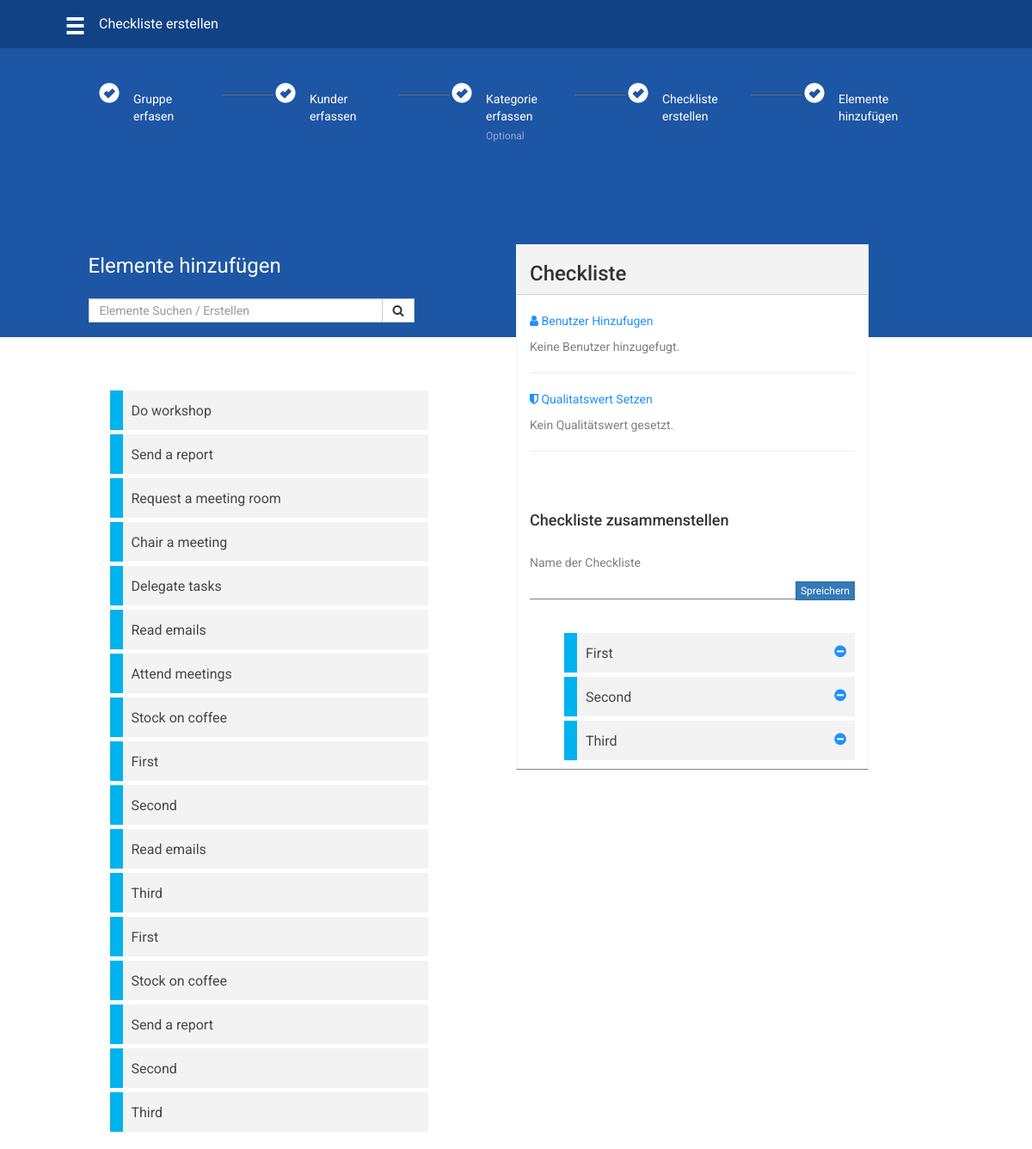
The page / on the database its author committed.
### tables this page shows
CREATE TABLE `tasks` (
  `taskid` int(11) NOT NULL,
  `description` text NOT NULL
);

### inc/connection.php (the view)
<?php
$servername = "127.0.0.1";
$username = "root";
$password = "root";
try {
    $conn = new PDO("mysql:host=$servername;port=8889;dbname=dashboard", $username, $password);
    $conn->setAttribute(PDO::ATTR_ERRMODE, PDO::ERRMODE_EXCEPTION);
    $stmt = $conn->query('SELECT taskid, description FROM tasks');
    while ($row = $stmt->fetch())
    {
        echo "<li class=\"ui-state-default\"><a>" . $row['description'] . "</a></li>";
    }
}
catch(PDOException $e)
{
    echo "Connection failed: " . $e->getMessage();
}

### index.php (shortened to what this page needs)
<html lang="en">
    <head>
        <link rel="stylesheet" href="vendor/twbs/bootstrap/dist/css/bootstrap.css" type="text/css">
        <link rel="stylesheet" href="//code.jquery.com/ui/1.12.1/themes/base/jquery-ui.css">
        <link rel="stylesheet" href="css/style.css" type="text/css">
        <link rel="stylesheet" href="https://maxcdn.bootstrapcdn.com/font-awesome/4.7.0/css/font-awesome.min.css">
    </head>
    <body>
    <div class="container">
    <?php
        include "inc/header.php";
        include "inc/steps.php";
        include "inc/search.php";
        include "inc/checklist.php";
    ?>
    </div>
   </body>
</html>

### inc/header.php (shortened to what this page needs)
<div class="row">
    <div id="newmenu">
        <div class="col-md-2 text-center">
            <span class="glyphicon glyphicon-menu-hamburger glyphicon-align-center"></span>
        </div>
        <div class="col-md-9 text-left">
            <p>Checkliste erstellen</p>
        </div>
    </div>
</div>

### inc/steps.php
<div class="row">
    <div class="col-md-2"></div>
        <div id="steps">
            <div id="content">
            <div class="col-md-1">
                <span class="glyphicon glyphicon-ok-sign"></span>
                <p>Gruppe erfasen</p>
            </div>
            <div class="col-md-1">
                <div class="horizontal-line"><hr></div>
            </div>
            <div class="col-md-1">
                <span class="glyphicon glyphicon-ok-sign"></span>
                <p>Kunder erfassen</p>
            </div>
            <div class="col-md-1">
                <div class="horizontal-line"><hr></div>
            </div>
            <div class="col-md-1">
                <span class="glyphicon glyphicon-ok-sign"></span>
                <p>Kategorie erfassen
                <p class="steps-subtext">Optional</p>
            </div>
            <div class="col-md-1">
                <div class="horizontal-line"><hr></div>
            </div>
            <div class="col-md-1">
                <span class="glyphicon glyphicon-ok-sign"></span>
                <p>Checkliste erstellen</p>
            </div>
            <div class="col-md-1">
                <div class="horizontal-line"><hr></div>
            </div>
            <div class="col-md-1">
                <span class="glyphicon glyphicon-ok-sign"></span>
                <p>Elemente hinzufügen</p>
            </div>
            <div class="col-md-1"></div>
        </div>
    </div>
</div>

### inc/search.php
<div id="title">
    <div class="row">
        <div class="col-md-1"></div>
        <div class="col-md-4">
            Elemente hinzufügen
        </div>
        <div class="col-md-7"></div>
    </div>
</div>
<div id="search">
    <div class="row">
        <div class="col-md-1"></div>
        <div class="col-md-4">
            <div class="input-group search-field">
                <input id="tags" type="text" class="form-control" onkeyup="myFunction()" placeholder="Elemente Suchen / Erstellen">
                <span class="input-group-btn">
                <button id="btn2" class="btn btn-default btn-block" type="button"><i class="fa fa-search" aria-hidden="true"></i></button>
                </span>
            </div>
        </div>
        <div class="col-md-7">
        </div>
    </div>
</div>

### inc/checklist.php (shortened to what this page needs)
<div id="tasks">
    <div class="row">
        <div class="col-md-1"></div>
        <div class="col-md-4">
            <div class="row">
                <ul id="sortable1" class="connectedSortable">
                    <?php include "connection.php" ?>
                    <br>
                </ul>
            </div>
        </div>
        <div class="col-md-1"></div>
        <div id="checklist" class="col-md-4">
            <div id="main-title" class="row">
                <div class="col-md-12">
                    <h3>Checkliste</h3>
                </div>
            </div>
            <div class="row">
                <div class="col-md-12">
                    <br>
                    <p class="subtitle-blue" data-toggle="collapse" data-target="#add-users" ><i class="fa fa-user" aria-hidden="true"></i> Benutzer Hinzufugen</p>
                    <p class="subtitle-gray">Keine Benutzer hinzugefugt.</p>
                    <hr>
                </div>
            </div>
            <div class="row">
                <div class="col-md-12">
                    <p class="subtitle-blue" data-toggle="collapse" data-target="#add-quality"><i class="fa fa-shield" aria-hidden="true"></i> Qualitatswert Setzen</p>
                    <p class="subtitle-gray">Kein Qualitätswert gesetzt.</p>
                    <hr>
                </div>
            </div>
            <div class="row">
                <div class="col-md-12">
                    <br>
                    <br>
                    <h4>Checkliste zusammenstellen</h4>
                    <br>
                </div>
            </div>
            <div class="row">
                <div class="col-md-12">
                    <?php
                        include "submission.php";
                    ?>
                </div>
            </div>
            <div class="row">
                <div class="col-md-12 task-list">
                    <br>
                    <ul id="sortable2" class="connectedSortable">
                        <br>
                        <li class="ui-state-default">First <a title='delete' class="itemDelete text-right"><i class="fa fa-minus-circle" aria-hidden="true"></i></a></li>
                        <li class="ui-state-default">Second <a title='delete' class="itemDelete"><i class="fa fa-minus-circle" aria-hidden="true"></i></a></li>
                        <li class="ui-state-default">Third <a title='delete' class="itemDelete"><i class="fa fa-minus-circle" aria-hidden="true"></i></a></li>
                    </ul>
                </div>
            </div>
        </div>
        <div class="col-md-1"></div>
</div>

### inc/submission.php (shortened to what this page needs)
<p class="subtitle-gray">Name der Checkliste</p>
<form action="index.php" method="post">
    <div class="input-group search-field">
        <input id="checklist-name" type="text" name="name">
            <span class="input-group-btn">
                <input type="submit" class="btn btn-primary btn-xs" name="checklist-submit" value="Spreichern" onclick="listGrabber()"/>
            </span>
    </div>
</form>

### css/style.css (style rules this page uses)
body { font-family: 'Roboto', sans-serif; }
body > .container { padding-left: 0; padding-right: 0; width: 100%; }
.glyphicon { font-size: 24px; }
* { border-radius: 0 !important; }
#newmenu { background-color: #114285; color: white; height: 56px; font-size: 16px; }
#newmenu span { position: relative; top: 18px; }
#newmenu p { position: relative; top: 16px; left: -90px; font-weight: normal; font-style: normal; font-stretch: normal; line-height: 1.5; letter-spacing: normal; }
#steps { background-color: #1d56a5; color: white; height:336px; }
#content { position: relative; right:50px; }
#steps span { position: relative; right: 40px; top: 40px; size: 200px; }
#steps p { position: relative; font-size: 14px; top: 25px; }
#steps .steps-subtext { font-size: 12px; position: relative; top: 20px; color: rgba(255, 255, 255, 0.5); }
.horizontal-line { width: 60px; position: relative; top: 40px; }
.horizontal-line hr { display: block; height: 1px; border: 0; border-top: 1px solid dimgrey; margin: 1em 0; padding: 0; }
#title { position: relative; top: -100px; color: white; font-size: 24px; }
#search { position: relative; top: -80px; }
.search-field { width: 100%; }
#tags { height: 28px; position: relative; top: 1px; }
#sortable1 .ui-state-default { background-color: #f3f3f3; margin: 0 0 5px 0; font-size: 16px; padding-left: 10px; height: 46px; padding-top: 13px; padding-bottom: 13px; border-style: none; border-left-style: solid; border-left-color: #00b3ee; border-left-width: 15px; list-style-type: none; }
#sortable2 .fa-minus-circle { color: dodgerblue; }
#sortable2 .ui-state-default { background-color: #f3f3f3; margin: 0 0 5px 0; font-size: 16px; padding-left: 10px; height: 46px; padding-top: 13px; padding-bottom: 13px; border-style: none; border-left-style: solid; border-left-color: #00b3ee; border-left-width: 15px; list-style-type: none; }
#sortable2 a { float: right; padding-right: 10px; }
#checklist { background-color: white; position: relative; top: -170px; border-style: solid; border-color: #f3f3f3; border-width: thin; border-bottom-width: thin; border-bottom-color: grey; }
#checklist-name { border-style: none; border-bottom: solid; border-bottom-width: thin; border-bottom-color: grey; width: 100%; }
#checklist #main-title { background-color: #f3f3f3; border-bottom-style: solid; border-bottom-width: thin; border-bottom-color: lightgrey; }
#checklist .subtitle-blue { color: dodgerblue; }
#checklist .subtitle-gray { color: gray; }
.input-group-btn { position: relative; top:1px; }

### rows shown on the page
tasks: description "Do workshop"
tasks: description "Send a report"
tasks: description "Request a meeting room"
tasks: description "Chair a meeting"
tasks: description "Delegate tasks"
tasks: description "Read emails"
tasks: description "Attend meetings"
tasks: description "Stock on coffee"
tasks: description "First"
tasks: description "Second"
tasks: description "Read emails"
tasks: description "Third"
tasks: description "First"
tasks: description "Stock on coffee"
tasks: description "Send a report"
tasks: description "Second"
tasks: description "Third"
